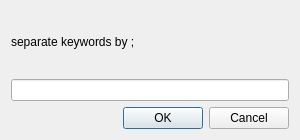
<?xml version="1.0" encoding="UTF-8"?>
<ui version="4.0">
 <class>search_keyword</class>
 <widget class="QDialog" name="search_keyword">
  <property name="geometry">
   <rect>
    <x>0</x>
    <y>0</y>
    <width>300</width>
    <height>140</height>
   </rect>
  </property>
  <property name="minimumSize">
   <size>
    <width>300</width>
    <height>140</height>
   </size>
  </property>
  <property name="maximumSize">
   <size>
    <width>300</width>
    <height>140</height>
   </size>
  </property>
  <property name="windowTitle">
   <string>Dialog</string>
  </property>
  <layout class="QVBoxLayout" name="verticalLayout_2">
   <item>
    <layout class="QVBoxLayout" name="verticalLayout">
     <item>
      <widget class="QLabel" name="label">
       <property name="text">
        <string>separate keywords by ;</string>
       </property>
      </widget>
     </item>
     <item>
      <widget class="QLineEdit" name="lineEdit"/>
     </item>
     <item>
      <widget class="QDialogButtonBox" name="buttonBox">
       <property name="orientation">
        <enum>Qt::Horizontal</enum>
       </property>
       <property name="standardButtons">
        <set>QDialogButtonBox::Cancel|QDialogButtonBox::Ok</set>
       </property>
      </widget>
     </item>
    </layout>
   </item>
  </layout>
 </widget>
 <resources/>
 <connections>
  <connection>
   <sender>buttonBox</sender>
   <signal>accepted()</signal>
   <receiver>search_keyword</receiver>
   <slot>accept()</slot>
   <hints>
    <hint type="sourcelabel">
     <x>248</x>
     <y>254</y>
    </hint>
    <hint type="destinationlabel">
     <x>199</x>
     <y>149</y>
    </hint>
   </hints>
  </connection>
  <connection>
   <sender>buttonBox</sender>
   <signal>rejected()</signal>
   <receiver>search_keyword</receiver>
   <slot>reject()</slot>
   <hints>
    <hint type="sourcelabel">
     <x>316</x>
     <y>260</y>
    </hint>
    <hint type="destinationlabel">
     <x>286</x>
     <y>274</y>
    </hint>
   </hints>
  </connection>
 </connections>
</ui>
